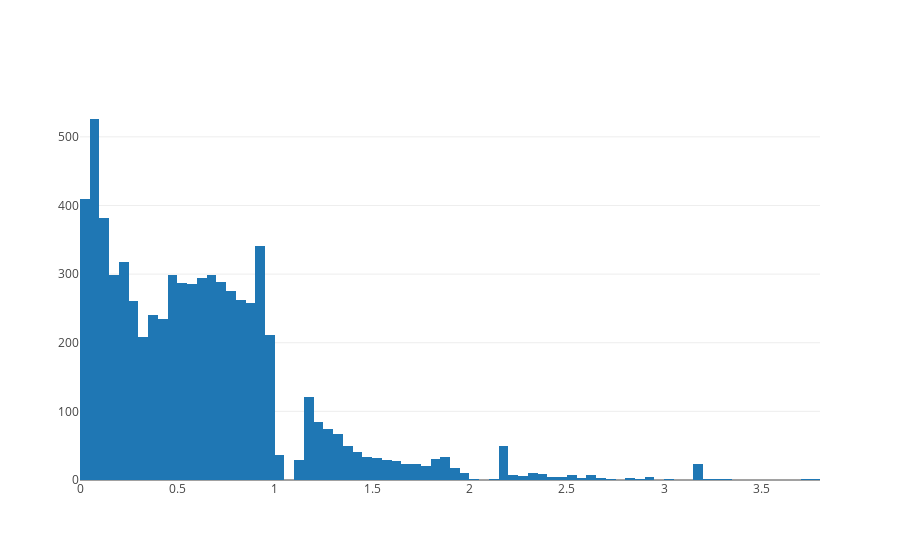

The notebook cell saved with this chart:
### Code cell
x = list(udelezenci['VrednostAlkotesta'])
x = [a for a in x if (0 < a < 4)]

data = [go.Histogram(x=x)]

iplot(data, filename='basic histogram')

### Figure 1 — Plotly figure (JSON) as saved in the notebook; plotly's stock layout.template omitted (floating-point values rounded to 4 significant figures; data arrays with more than 128 entries replaced by an {"elided": "..."} marker saying what was removed)
{"data": [{"type": "histogram", "x": {"elided": "6918 float values"}}], "layout": {}}
